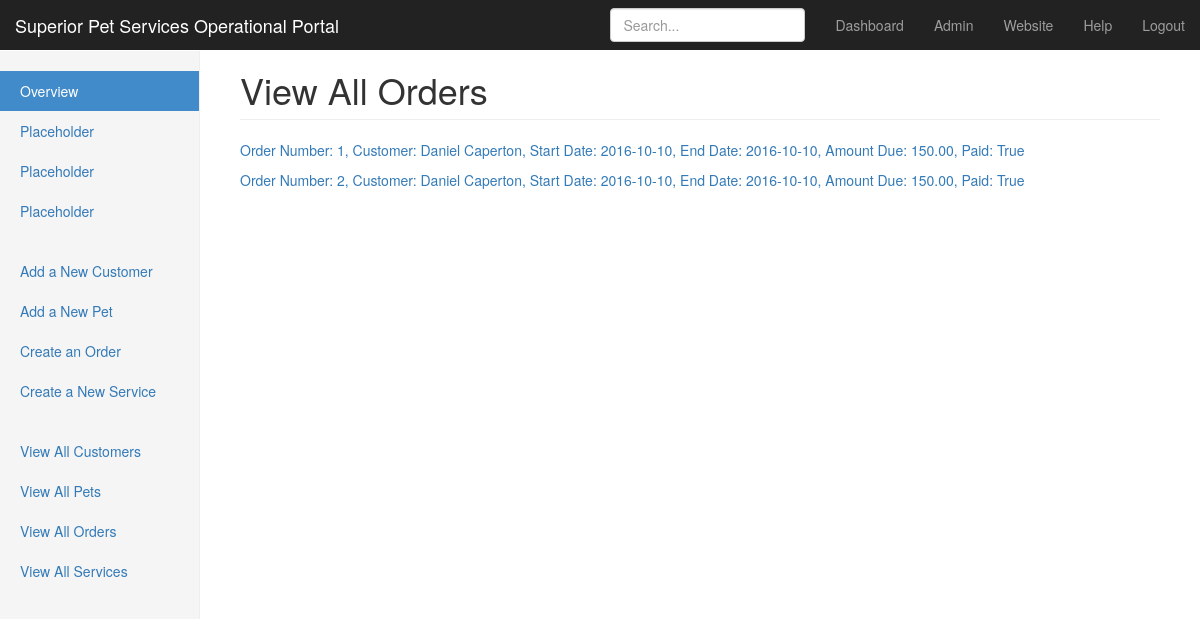
/pet_sitting/order/all/ (signed in), run on the app's committed database.
### pet_sitting/models.py (models this page shows, shortened)
class Order(models.Model):
    order_date = models.DateTimeField(auto_now_add=True)
    customer = models.ForeignKey(Customer)
    start_date = models.DateField(auto_now=False)
    end_date = models.DateField(auto_now=False)
    total_visits = models.IntegerField(null=True)
    total_mileage = models.IntegerField(null=True, blank=True) #can I populate this with customer mileage * num_visits
    amount_due = models.DecimalField(max_digits=10, decimal_places=2, blank=True, null=True) #can I populate this services.price
    pets = models.ManyToManyField(Pet) #I only want the customers pets to show up.
    services = models.ForeignKey(Service, null=True)
    paid = models.BooleanField(default=False)
    def __str__(self):
        return 'Order Number: {}, ' \
               'Customer: {} {}, ' \
               'Start Date: {}, ' \
               'End Date: {}, ' \
               'Amount Due: {}, ' \
               'Paid: {}'.format(self.id, self.customer.first_name, self.customer.last_name, self.start_date,
                                 self.end_date, self.amount_due, self.paid)

class Customer(models.Model):
    signup_date = models.DateTimeField(auto_now_add=True)
    first_name = models.CharField(max_length=200)
    last_name = models.CharField(max_length=200)
    street_address = models.CharField(max_length=200)
    city = models.CharField(max_length=200)
    state = USStateField()
    zip_code = USZipCodeField()
    primary_phone = PhoneNumberField(blank=True, null=True)
    secondary_phone = PhoneNumberField(blank=True, null=True)
    email = models.EmailField(blank=True, null=True)
    vet_name = models.CharField(max_length=200, blank=True, null=True)
    vet_phone = PhoneNumberField(blank=True, null=True)
    emergency_contact_name = models.CharField(max_length=200, blank=True, null=True)
    emergency_contact_phone = PhoneNumberField(blank=True, null=True)
    contract_on_file = models.BooleanField()
    left_rating = models.BooleanField()
    allows_pics = models.BooleanField()
    mileage = models.IntegerField()
    notes = models.TextField(blank=True, null=True)

### pet_sitting/views.py (the view)
@login_required(login_url='/login/')
def get_orders(request):
    return render(request, 'all_ids.html', {'ids': Order.objects.all(), 'url': 'order',
                                            'heading': 'View All Orders', })

### pet_sitting/templates/all_ids.html
{% extends "menu_sidebar.html" %}
{% block page_heading %}<h1 class="page-header">{{ heading }}</h1>{% endblock %}
{% block page %}
    <table>
        {% for id in ids %}
        <p>
        <a href="/pet_sitting/{{ url }}/edit/{{ id.id }}/">{{ id }}</a>
        </p>
        {% endfor %}
    </table>
{% endblock %}

### pet_sitting/static/css/dashboard.css (style rules this page uses)
body { padding-top: 50px; }
.main .page-header { margin-top: 0; }

### data on the page
Order: id+customer+start_date "Order Number: 1, Customer: Daniel Caperton, Start Date: 2016-10-10, End Date: 2016-10-10, Amount Due: 150.00, Paid: True"
Order: id+customer+start_date "Order Number: 2, Customer: Daniel Caperton, Start Date: 2016-10-10, End Date: 2016-10-10, Amount Due: 150.00, Paid: True"

### other printed values
{{ heading }} "View All Orders"
